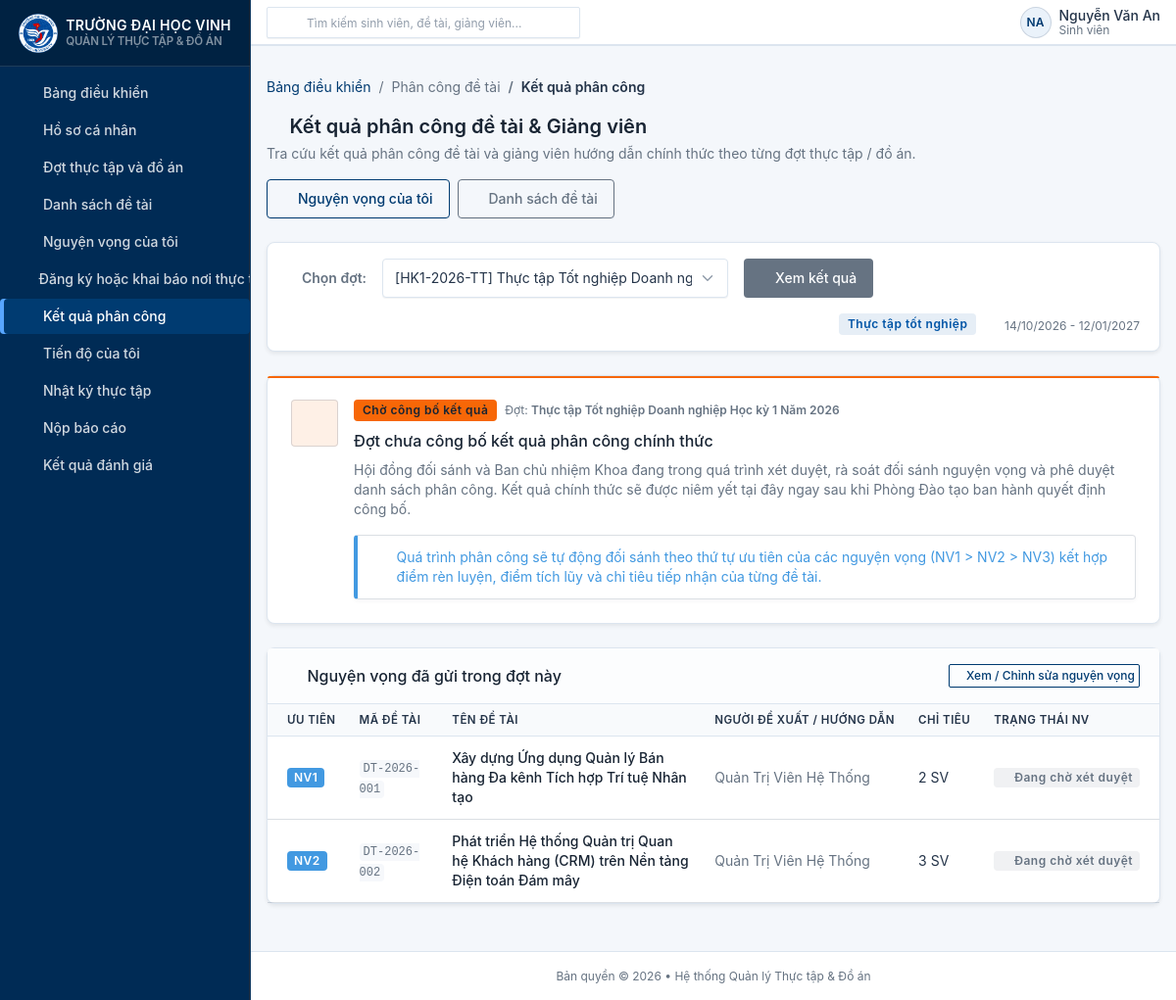
/assignments/my-result?period_id=1 (signed in), run on the app's committed database.
### tables this page shows
CREATE TABLE IF NOT EXISTS `internship_periods` (
    `id` INT UNSIGNED AUTO_INCREMENT PRIMARY KEY COMMENT 'Khóa chính tự tăng',
    `code` VARCHAR(50) NOT NULL COMMENT 'Mã đợt định danh duy nhất (vd: HK1-2026-TT, HK2-2026-DA)',
    `name` VARCHAR(150) NOT NULL COMMENT 'Tên hiển thị của đợt thực tập / đồ án',
    `type` ENUM('internship', 'graduation_project') NOT NULL COMMENT 'Loại đợt: internship (Thực tập) hoặc graduation_project (Đồ án tốt nghiệp)',
    `start_date` DATE NOT NULL COMMENT 'Ngày bắt đầu đợt (YYYY-MM-DD)',
    `end_date` DATE NOT NULL COMMENT 'Ngày kết thúc đợt (YYYY-MM-DD)',
    `status` ENUM('draft', 'active', 'closed') NOT NULL DEFAULT 'draft' COMMENT 'Trạng thái đợt: draft (Nháp/Chưa mở), active (Đang diễn ra), closed (Đã kết thúc/Đóng)',
    `description` TEXT NULL COMMENT 'Mô tả chi tiết, quy định hoặc thông báo cho đợt',
    `created_at` DATETIME NOT NULL DEFAULT CURRENT_TIMESTAMP COMMENT 'Thời điểm tạo bản ghi',
    `updated_at` DATETIME NOT NULL DEFAULT CURRENT_TIMESTAMP ON UPDATE CURRENT_TIMESTAMP COMMENT 'Thời điểm cập nhật cuối',
    UNIQUE KEY `uk_internship_periods_code` (`code`),
    INDEX `idx_internship_periods_status` (`status`),
    INDEX `idx_internship_periods_type` (`type`),
    INDEX `idx_internship_periods_dates` (`start_date`, `end_date`),
    CONSTRAINT `chk_period_dates` CHECK (`end_date` >= `start_date`)
);

CREATE TABLE IF NOT EXISTS `topic_wishes` (
    `id` INT UNSIGNED AUTO_INCREMENT PRIMARY KEY COMMENT 'Khóa chính tự tăng',
    `student_id` INT UNSIGNED NOT NULL COMMENT 'Sinh viên đăng ký (users.id)',
    `topic_id` INT UNSIGNED NOT NULL COMMENT 'Đề tài đăng ký (topics.id)',
    `period_id` INT UNSIGNED NOT NULL COMMENT 'Đợt thực tập / đồ án (internship_periods.id)',
    `priority` TINYINT UNSIGNED NOT NULL COMMENT 'Thứ tự ưu tiên nguyện vọng: 1, 2, 3',
    `status` ENUM('pending', 'approved', 'rejected') NOT NULL DEFAULT 'pending' COMMENT 'Trạng thái nguyện vọng',
    `note` VARCHAR(255) NULL COMMENT 'Ghi chú của sinh viên',
    `created_at` DATETIME NOT NULL DEFAULT CURRENT_TIMESTAMP COMMENT 'Thời điểm đăng ký',
    `updated_at` DATETIME NOT NULL DEFAULT CURRENT_TIMESTAMP ON UPDATE CURRENT_TIMESTAMP COMMENT 'Thời điểm cập nhật',
    UNIQUE KEY `uk_student_period_topic` (`student_id`, `period_id`, `topic_id`),
    UNIQUE KEY `uk_student_period_priority` (`student_id`, `period_id`, `priority`),
    INDEX `idx_topic_wishes_student_id` (`student_id`),
    INDEX `idx_topic_wishes_topic_id` (`topic_id`),
    INDEX `idx_topic_wishes_period_id` (`period_id`),
    INDEX `idx_topic_wishes_priority` (`priority`),
    INDEX `idx_topic_wishes_status` (`status`),
    CONSTRAINT `fk_topic_wishes_student` FOREIGN KEY (`student_id`)
        REFERENCES `users` (`id`) ON UPDATE CASCADE ON DELETE RESTRICT,
    CONSTRAINT `fk_topic_wishes_topic` FOREIGN KEY (`topic_id`)
        REFERENCES `topics` (`id`) ON UPDATE CASCADE ON DELETE RESTRICT,
    CONSTRAINT `fk_topic_wishes_period` FOREIGN KEY (`period_id`)
        REFERENCES `internship_periods` (`id`) ON UPDATE CASCADE ON DELETE RESTRICT
);

CREATE TABLE IF NOT EXISTS `topics` (
    `id` INT UNSIGNED AUTO_INCREMENT PRIMARY KEY COMMENT 'Khóa chính tự tăng',
    `code` VARCHAR(50) NOT NULL COMMENT 'Mã đề tài định danh duy nhất (vd: DT-2026-001, DA-2026-002)',
    `name` VARCHAR(255) NOT NULL COMMENT 'Tên hiển thị của đề tài',
    `description` TEXT NULL COMMENT 'Mô tả chi tiết nội dung, mục tiêu, yêu cầu công nghệ của đề tài',
    `type` ENUM('internship', 'graduation_project') NOT NULL COMMENT 'Loại đề tài: Thực tập hoặc Đồ án tốt nghiệp',
    `period_id` INT UNSIGNED NOT NULL COMMENT 'Khóa ngoại tham chiếu đến đợt (internship_periods.id)',
    `proposer_id` INT UNSIGNED NOT NULL COMMENT 'Khóa ngoại tham chiếu đến người đề xuất (users.id)',
    `max_students` INT UNSIGNED NOT NULL DEFAULT 1 COMMENT 'Số lượng sinh viên tối đa có thể tham gia',
    `status` ENUM('draft', 'pending', 'approved', 'rejected') NOT NULL DEFAULT 'draft' COMMENT 'Trạng thái đề tài',
    `created_at` DATETIME NOT NULL DEFAULT CURRENT_TIMESTAMP COMMENT 'Thời điểm tạo đề tài',
    `updated_at` DATETIME NOT NULL DEFAULT CURRENT_TIMESTAMP ON UPDATE CURRENT_TIMESTAMP COMMENT 'Thời điểm cập nhật cuối',

    UNIQUE KEY `uk_topics_code` (`code`),
    INDEX `idx_topics_period_id` (`period_id`),
    INDEX `idx_topics_proposer_id` (`proposer_id`),
    INDEX `idx_topics_status` (`status`),
    INDEX `idx_topics_type` (`type`),
    INDEX `idx_topics_created_at` (`created_at`),

    CONSTRAINT `fk_topics_period` FOREIGN KEY (`period_id`)
        REFERENCES `internship_periods` (`id`) ON UPDATE CASCADE ON DELETE RESTRICT,
    CONSTRAINT `fk_topics_proposer` FOREIGN KEY (`proposer_id`)
        REFERENCES `users` (`id`) ON UPDATE CASCADE ON DELETE RESTRICT
);

CREATE TABLE IF NOT EXISTS `users` (
    `id` INT UNSIGNED AUTO_INCREMENT PRIMARY KEY,
    `username` VARCHAR(50) NOT NULL UNIQUE COMMENT 'Tên đăng nhập / Mã sinh viên / Mã giảng viên',
    `email` VARCHAR(100) NOT NULL UNIQUE COMMENT 'Email liên hệ chính thức',
    `password` VARCHAR(255) NOT NULL COMMENT 'Mật khẩu đã được mã hóa Bcrypt an toàn',
    `full_name` VARCHAR(100) NOT NULL COMMENT 'Họ và tên đầy đủ',
    `phone` VARCHAR(20) NULL COMMENT 'Số điện thoại liên lạc',
    `avatar` VARCHAR(255) NULL COMMENT 'Đường dẫn ảnh đại diện (kế thừa cũ)',
    `avatar_path` VARCHAR(255) NULL COMMENT 'Đường dẫn ảnh đại diện chuẩn hóa',
    `status` TINYINT(1) NOT NULL DEFAULT 1 COMMENT 'Trạng thái tài khoản: 1 = Hoạt động, 0 = Bị khóa',
    `created_at` DATETIME NOT NULL DEFAULT CURRENT_TIMESTAMP,
    `updated_at` DATETIME NOT NULL DEFAULT CURRENT_TIMESTAMP ON UPDATE CURRENT_TIMESTAMP,
    INDEX `idx_users_status` (`status`)
);

### app/Views/assignments/my_result.php (the view, shortened to what the rows shown need)
<?php
require dirname(__DIR__) . '/layouts/header.php';
$escape = static fn(mixed $value): string => htmlspecialchars(
    is_scalar($value) ? (string)$value : '',
    ENT_QUOTES,
    'UTF-8'
);
$selectedPeriodId = filter_var($selectedPeriodId ?? null, FILTER_VALIDATE_INT) ?: null;
$selectedPeriod = is_array($selectedPeriod ?? null) ? $selectedPeriod : null;
$isPublished = (bool)($isPublished ?? false);
$wishes = is_array($wishes ?? null) ? $wishes : [];
$typeLabels = is_array($typeLabels ?? null) ? $typeLabels : [
    'internship' => 'Thực tập tốt nghiệp',
    'thesis'     => 'Đồ án tốt nghiệp',
];
?>
<div class="container-xl my-4">
    <div class="d-flex flex-wrap align-items-center justify-content-between gap-3 mb-4">
        <div>
            <h2 class="h2 text-dark mb-1">
                <i class="ti ti-award text-primary me-2"></i>Kết quả phân công đề tài &amp; Giảng viên
            </h2>
        </div>
    </div>
    <div class="card mb-4 border-0 shadow-sm">
        <div class="card-body py-3">
            <form method="get" action="<?= $escape($baseUrl) ?>/assignments/my-result" class="row g-3 align-items-center">
                <?php if ($selectedPeriod): ?>
                    <div class="col-12 col-md-auto ms-md-auto">
                        <span class="badge bg-blue-lt text-blue px-2 py-1">
                            <?= $escape($typeLabels[$selectedPeriod['type'] ?? ''] ?? 'Thực tập / Đồ án') ?>
                        </span>
                        <?php if (!empty($selectedPeriod['start_date']) && !empty($selectedPeriod['end_date'])): ?>
                            <span class="text-secondary small ms-2">
                                <i class="ti ti-calendar me-1"></i>
                                <?= date('d/m/Y', strtotime($selectedPeriod['start_date'])) ?> - <?= date('d/m/Y', strtotime($selectedPeriod['end_date'])) ?>
                            </span>
                        <?php endif; ?>
                    </div>
                <?php endif; ?>
            </form>
        </div>
    </div>
    <?php if (!$selectedPeriodId): ?>
        <div class="card card-body text-center py-5 shadow-sm border-0">
            <div class="avatar avatar-xl bg-secondary-lt text-secondary mx-auto mb-3">
                <i class="ti ti-calendar-off fs-1"></i>
            </div>
            <h3 class="card-title text-dark">Chưa có đợt thực tập nào khả dụng</h3>
            <p class="text-secondary mb-0">Hiện tại không có đợt thực tập hoặc đồ án tốt nghiệp nào đang mở cho tài khoản của bạn.</p>
        </div>
    <?php elseif (!$isPublished): ?>
        <div class="card border-0 shadow-sm mb-4">
            <div class="card-status-top bg-warning"></div>
            <div class="card-body p-4">
                <div class="d-flex align-items-start gap-3">
                    <div class="avatar avatar-lg bg-warning-lt text-warning flex-shrink-0">
                        <i class="ti ti-clock-pause fs-1"></i>
                    </div>
                    <div class="flex-grow-1">
                        <div class="d-flex flex-wrap align-items-center gap-2 mb-2">
                            <span class="badge bg-warning text-dark px-2 py-1">Chờ công bố kết quả</span>
                            <span class="text-secondary small">Đợt: <strong><?= $escape($selectedPeriod['name'] ?? '') ?></strong></span>
                        </div>
                        <h3 class="card-title text-dark mb-2">Đợt chưa công bố kết quả phân công chính thức</h3>
                        <p class="text-secondary mb-3">
                            Hội đồng đối sánh và Ban chủ nhiệm Khoa đang trong quá trình xét duyệt, rà soát đối sánh nguyện vọng và phê duyệt danh sách phân công. Kết quả chính thức sẽ được niêm yết tại đây ngay sau khi Phòng Đào tạo ban hành quyết định công bố.
                        </p>
                        <div class="alert alert-info d-flex align-items-center mb-0" role="status">
                            <i class="ti ti-info-circle fs-2 me-2 flex-shrink-0"></i>
                            <div>
                                Quá trình phân công sẽ tự động đối sánh theo thứ tự ưu tiên của các nguyện vọng (NV1 &gt; NV2 &gt; NV3) kết hợp điểm rèn luyện, điểm tích lũy và chỉ tiêu tiếp nhận của từng đề tài.
                            </div>
                        </div>
                    </div>
                </div>
            </div>
        </div>
        <div class="card border-0 shadow-sm">
            <div class="card-header bg-light py-3 d-flex align-items-center justify-content-between">
                <h4 class="card-title text-dark m-0">
                    <i class="ti ti-list-check text-primary me-2"></i>Nguyện vọng đã gửi trong đợt này
                </h4>
                <a href="<?= $escape($baseUrl) ?>/wishes" class="btn btn-sm btn-outline-primary">
                    <i class="ti ti-edit me-1"></i>Xem / Chỉnh sửa nguyện vọng
                </a>
            </div>
            <div class="card-body p-0">
                <?php if (!empty($wishes)): ?>
                    <div class="table-responsive">
                        <table class="table table-vcenter card-table table-hover">
                            <thead>
                                <tr>
                                    <th class="w-1">Ưu tiên</th>
                                    <th>Mã đề tài</th>
                                    <th>Tên đề tài</th>
                                    <th>Người đề xuất / Hướng dẫn</th>
                                    <th>Chỉ tiêu</th>
                                    <th>Trạng thái NV</th>
                                </tr>
                            </thead>
                            <tbody>
                                <?php foreach ($wishes as $w): ?>
                                    <tr>
                                        <td>
                                            <span class="badge bg-azure text-white fw-bold">NV<?= (int)($w['priority'] ?? 1) ?></span>
                                        </td>
                                        <td><code><?= $escape($w['topic_code'] ?? 'N/A') ?></code></td>
                                        <td class="fw-medium text-dark"><?= $escape($w['topic_name'] ?? 'N/A') ?></td>
                                        <td class="text-secondary"><?= $escape($w['proposer_name'] ?? 'N/A') ?></td>
                                        <td><?= (int)($w['topic_max_students'] ?? 1) ?> SV</td>
                                        <td>
                                            <span class="badge bg-secondary-lt text-secondary">
                                                <i class="ti ti-clock me-1"></i>Đang chờ xét duyệt
                                            </span>
                                        </td>
                                    </tr>
                                <?php endforeach; ?>
                            </tbody>
                        </table>
                    </div>
                <?php endif; ?>
            </div>
        </div>
    <?php endif; ?>
</div>
<?php require dirname(__DIR__) . '/layouts/footer.php'; ?>

### data on the page
internship_periods: type "Thực tập tốt nghiệp", start_date "14/10/2026", end_date "12/01/2027", name "Thực tập Tốt nghiệp Doanh nghiệp Học kỳ 1 Năm 2026"
topic_wishes: priority "1", topic.code "DT-2026-001", topic.name "Xây dựng Ứng dụng Quản lý Bán hàng Đa kênh Tích hợp Trí tuệ Nhân tạo", users.full_name "Quản Trị Viên Hệ Thống", topic.max_students "2"
topic_wishes: priority "2", topic.code "DT-2026-002", topic.name "Phát triển Hệ thống Quản trị Quan hệ Khách hàng (CRM) trên Nền tảng Điện toán Đám mây", users.full_name "Quản Trị Viên Hệ Thống", topic.max_students "3"

### other printed values
$title "Đăng ký hoặc khai báo nơi t Nhật ký thực tập Nộp báo cáo Kết quả đánh giá"
$escape($headerInitials) "NA"
$escape($currentFullName) "Nguyễn Văn An"
$escape($displayRole) "Sinh viên"
